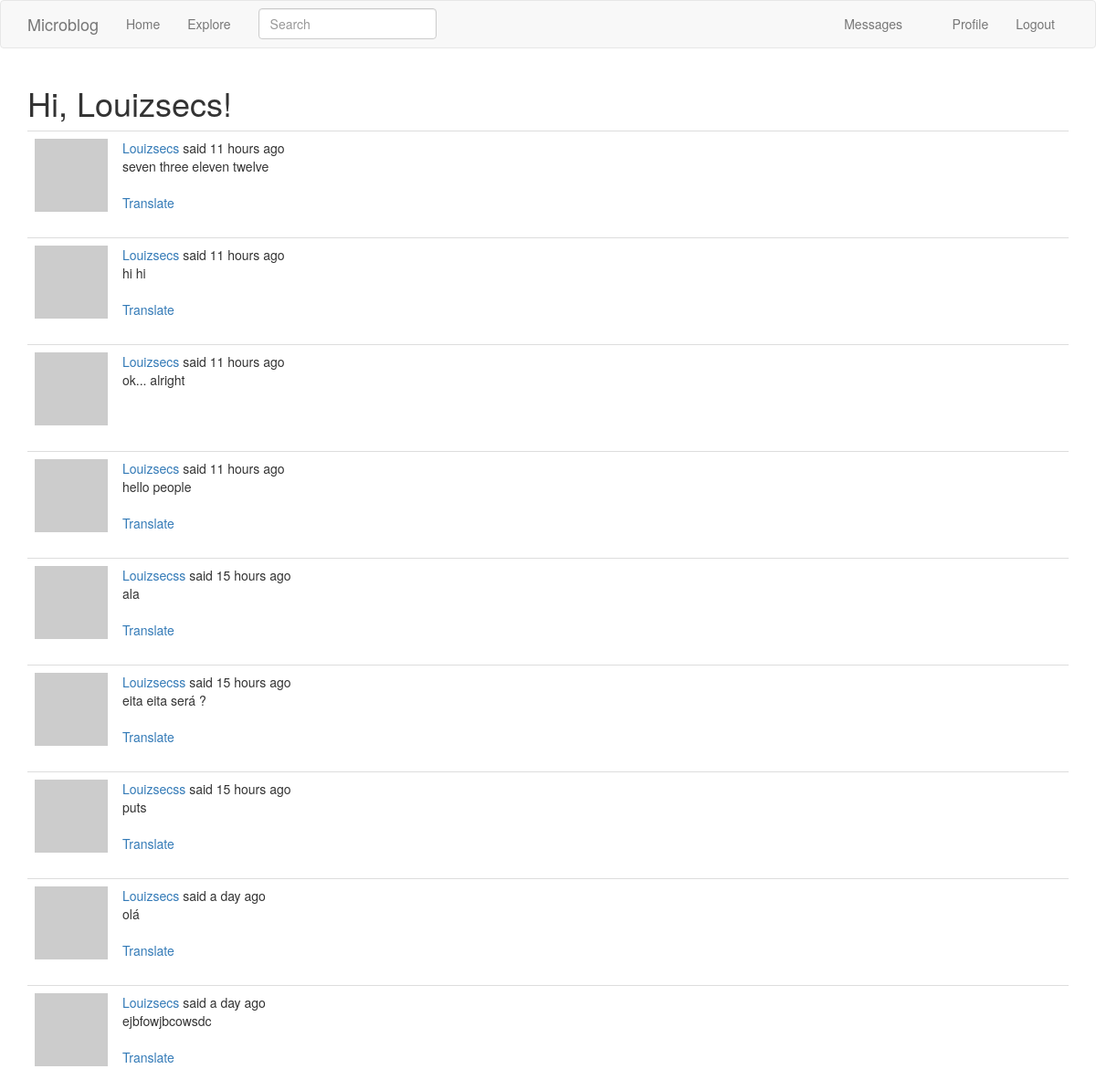
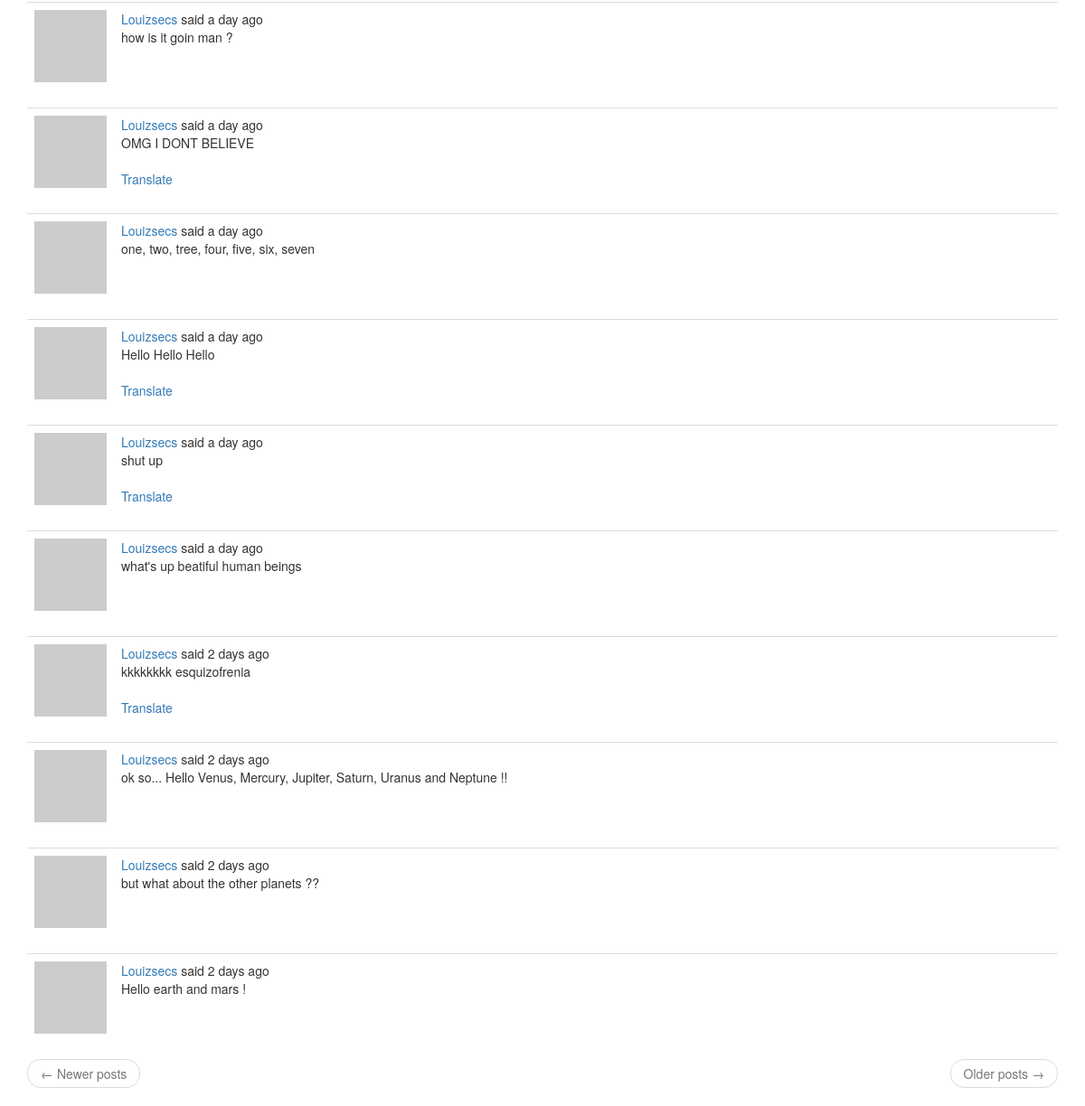
The page /explore (signed in) on the database its author committed (2 pictures, top to bottom).
### app/models.py (models this page shows, shortened)
class PaginatedAPIMixin(object):
    @staticmethod
    def to_collection_dict(query, page, per_page, endpoint, **kwargs):
        resources = query.paginate(page, per_page, False)
        data = {
            'items': [item.to_dict() for item in resources.items],
            '_meta': {
                'page': page,
                'per_page': per_page,
                'total_pages': resources.pages,
                'total_items': resources.total
            },
            '_links': {
                'self': url_for(endpoint, page=page, per_page=per_page,
                                **kwargs),
                'next': url_for(endpoint, page=page + 1, per_page=per_page,
                                **kwargs) if resources.has_next else None,
                'prev': url_for(endpoint, page=page - 1, per_page=per_page,
                                **kwargs) if resources.has_prev else None
            }
        }
        return data

class User(UserMixin, PaginatedAPIMixin, db.Model):
    id = db.Column(db.Integer, primary_key=True)
    username = db.Column(db.String(64), index=True, unique=True)
    email = db.Column(db.String(120), index=True, unique=True)
    password_hash = db.Column(db.String(128))
    posts = db.relationship('Post', backref='author', lazy='dynamic')
    about_me = db.Column(db.String(140))
    last_seen = db.Column(db.DateTime, default=datetime.utcnow)
    token = db.Column(db.String(32), index=True, unique=True)
    token_expiration = db.Column(db.DateTime)
    followed = db.relationship(
        'User', secondary=followers,
        primaryjoin=(followers.c.follower_id == id),
        secondaryjoin=(followers.c.followed_id == id),
        backref=db.backref('followers', lazy='dynamic'), lazy='dynamic')
    messages_sent = db.relationship('Message',
                                    foreign_keys='Message.sender_id',
                                    backref='author', lazy='dynamic')
    messages_received = db.relationship('Message',
                                        foreign_keys='Message.recipient_id',
                                        backref='recipient', lazy='dynamic')
    last_message_read_time = db.Column(db.DateTime)
    notifications = db.relationship('Notification', backref='user',
                                    lazy='dynamic')
    tasks = db.relationship('Task', backref='user', lazy='dynamic')
    def avatar(self, size):
        digest = md5(self.email.lower().encode('utf-8')).hexdigest()
        return 'https://www.gravatar.com/avatar/{}?d=identicon&s={}'.format(
            digest, size)
    def new_messages(self):
        last_read_time = self.last_message_read_time or datetime(1900, 1, 1)
        return Message.query.filter_by(recipient=self).filter(
            Message.timestamp > last_read_time).count()
    def get_tasks_in_progress(self):
        return Task.query.filter_by(user=self, complete=False).all()

class SearchableMixin(object):
    @classmethod
    def before_commit(cls, session):
        session._changes = {
            'add': list(session.new),
            'update': list(session.dirty),
            'delete': list(session.deleted)
        }
    @classmethod
    def after_commit(cls, session):
        for obj in session._changes['add']:
            if isinstance(obj, SearchableMixin):
                add_to_index(obj.__tablename__, obj)
        for obj in session._changes['update']:
            if isinstance(obj, SearchableMixin):
                add_to_index(obj.__tablename__, obj)
        for obj in session._changes['delete']:
            if isinstance(obj, SearchableMixin):
                remove_from_index(obj.__tablename__, obj)
        session._changes = None

class Post(SearchableMixin, db.Model):
    __searchable__ = ['body']
    id = db.Column(db.Integer, primary_key=True)
    body = db.Column(db.String(140))
    timestamp = db.Column(db.DateTime, index=True, default=datetime.utcnow)
    user_id = db.Column(db.Integer, db.ForeignKey('user.id'))
    language = db.Column(db.String(5))

### app/main/routes.py (the view)
@bp.route('/explore')
@login_required
def explore():
    page = request.args.get('page', 1, type=int)
    posts = Post.query.order_by(Post.timestamp.desc()).paginate(
        page, current_app.config['POSTS_PER_PAGE'], False)
    next_url = url_for('main.explore', page=posts.next_num) \
        if posts.has_next else None
    prev_url = url_for('main.explore', page=posts.prev_num) \
        if posts.has_prev else None
    return render_template('index.html', title=_('Explore'),
                           posts=posts.items, next_url=next_url,
                           prev_url=prev_url)

### app/main/forms.py
class SearchForm(FlaskForm):
    q = StringField(_l('Search'), validators=[DataRequired()])
    def __init__(self, *args, **kwargs):
        if 'formdata' not in kwargs:
            kwargs['formdata'] = request.args
        if 'meta' not in kwargs:
            kwargs['meta'] = {'csrf': False}
        super(SearchForm, self).__init__(*args, **kwargs)

### app/main/routes.py (called while the page is built)
@bp.before_app_request
def before_request():
    if current_user.is_authenticated:
        current_user.last_seen = datetime.utcnow()
        db.session.commit()
        g.search_form = SearchForm()
    g.locale = str(get_locale())

### app/models.py (called while the page is built)
@login.user_loader
def load_user(id):
    return User.query.get(int(id))

### app/templates/index.html (shortened to what this page needs)
{% extends "base.html" %}
{% import 'bootstrap/wtf.html' as wtf %}
{% block app_content %}
    <h1>{{ _('Hi, %(username)s!', username=current_user.username) }}</h1>
    {% for post in posts %}
        {% include '_post.html' %}
    {% endfor %}
    <nav aria-label="...">
        <ul class="pager">
            <li class="previous{% if not prev_url %} disabled{% endif %}">
                <a href="{{ prev_url or '#' }}">
                    <span aria-hidden="true">&larr;</span> {{ _('Newer posts') }}
                </a>
            </li>
            <li class="next{% if not next_url %} disabled{% endif %}">
                <a href="{{ next_url or '#' }}">
                    {{ _('Older posts') }} <span aria-hidden="true">&rarr;</span>
                </a>
            </li>
        </ul>
    </nav>
{% endblock %}

### app/templates/_post.html (shortened to what this page needs)
    <table class="table table-hover">
        <tr>
            <td width="70px">
                <a href="{{ url_for('main.user', username=post.author.username) }}">
                    <img src="{{ post.author.avatar(70) }}" />
                </a>
            </td>
            <td>
                {{ _('%(username)s said %(when)s',
                    username=user_link, when=moment(post.timestamp).fromNow()) }}
                <br>
                <span id="post{{ post.id }}">{{ post.body }}</span>
                {% if post.language and post.language != g.locale %}
                <br><br>
                <span id="translation{{ post.id }}">
                    <a href="javascript:translate(
                                '#post{{ post.id }}',
                                '#translation{{ post.id }}',
                                '{{ post.language }}',
                                '{{ g.locale }}');">{{ _('Translate') }}</a>
                </span>
                {% endif %}
            </td>
        </tr>
    </table>

### rows shown on the page
Post: body "seven three eleven twelve"
Post: body "hi hi"
Post: body "ok... alright"
Post: body "hello people"
Post: body "ala"
Post: body "eita eita será ?"
Post: body "puts"
Post: body "olá"
Post: body "ejbfowjbcowsdc"
Post: body "how is it goin man ?"
Post: body "OMG I DONT BELIEVE"
Post: body "one, two, tree, four, five, six, seven"
Post: body "Hello Hello Hello"
Post: body "shut up"
Post: body "what's up beatiful human beings"
Post: body "kkkkkkkk esquizofrenia"
Post: body "ok so... Hello Venus, Mercury, Jupiter, Saturn, Uranus and Neptune !!"
Post: body "but what about the other planets ??"
Post: body "Hello earth and mars !"
